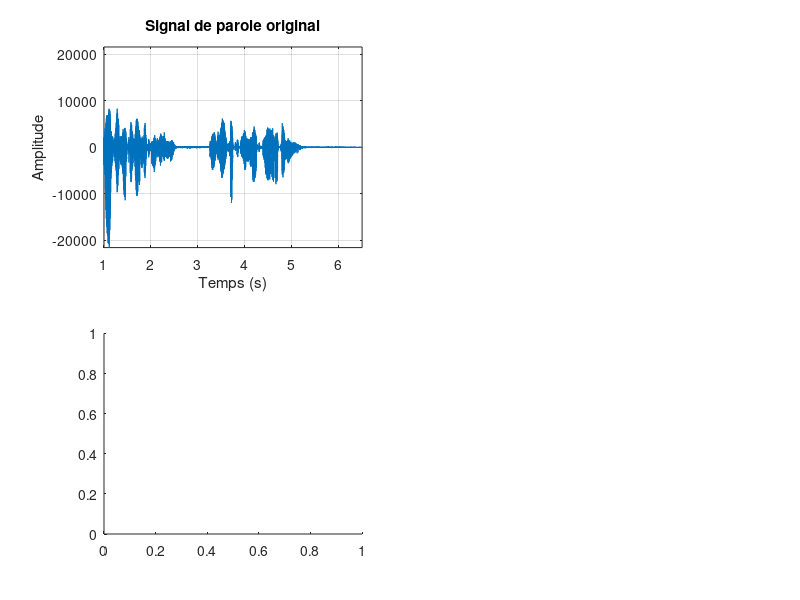

MATLAB code for this plot: (Note: this script raises an error after producing the figure.)
%% Préliminaire 2 : Bruitage du signal de parole
clear; close all; clc;

% Chargement du signal de parole depuis le .mat
load('fcno01fz.mat');   

signal = fcno01fz;

Fe = 8000; 

% Fonction interne pour bruiter 
function [y, bruit] = addNoise(s, RSBdB)
    Ps = mean(s.^2);
    RSB = 10^(RSBdB/10);
    Pn = Ps / RSB;
    bruit = sqrt(Pn) * randn(size(s));
    y = s + bruit;
end

RSB_values = [5 10 15 20];
for i = 1:length(RSB_values)
    [y, bruit] = addNoise(signal, RSB_values(i));

    t = (0:length(signal)-1) / Fe;
   
    %  Affichage 
    figure;
    subplot(2,2,1);
    plot(t,signal);
    title('Signal de parole original');
    xlabel('Temps (s)');ylabel('Amplitude');
    xlim([1 6.5]); 
    A = max(abs(signal));
    ylim([-A A]);
    grid on;


    subplot(2,2,3);
    spectrogram(signal, hamming(256), 128, 512, Fe, 'yaxis');
    title('Spectrogramme - signal original');

    subplot(2,2,2);
    plot(t,y);
    title(['Signal bruité (RSB = ', num2str(RSB_values(i)), ' dB)']);
    xlabel('Temps (s)');ylabel('Amplitude');
    xlim([1 6.5]); 
    A = max(abs(y));
    ylim([-A A]);
    grid on;


    subplot(2,2,4);
    spectrogram(y, hamming(256), 128, 512, Fe, 'yaxis');
    title('Spectrogramme - signal bruité');
end
